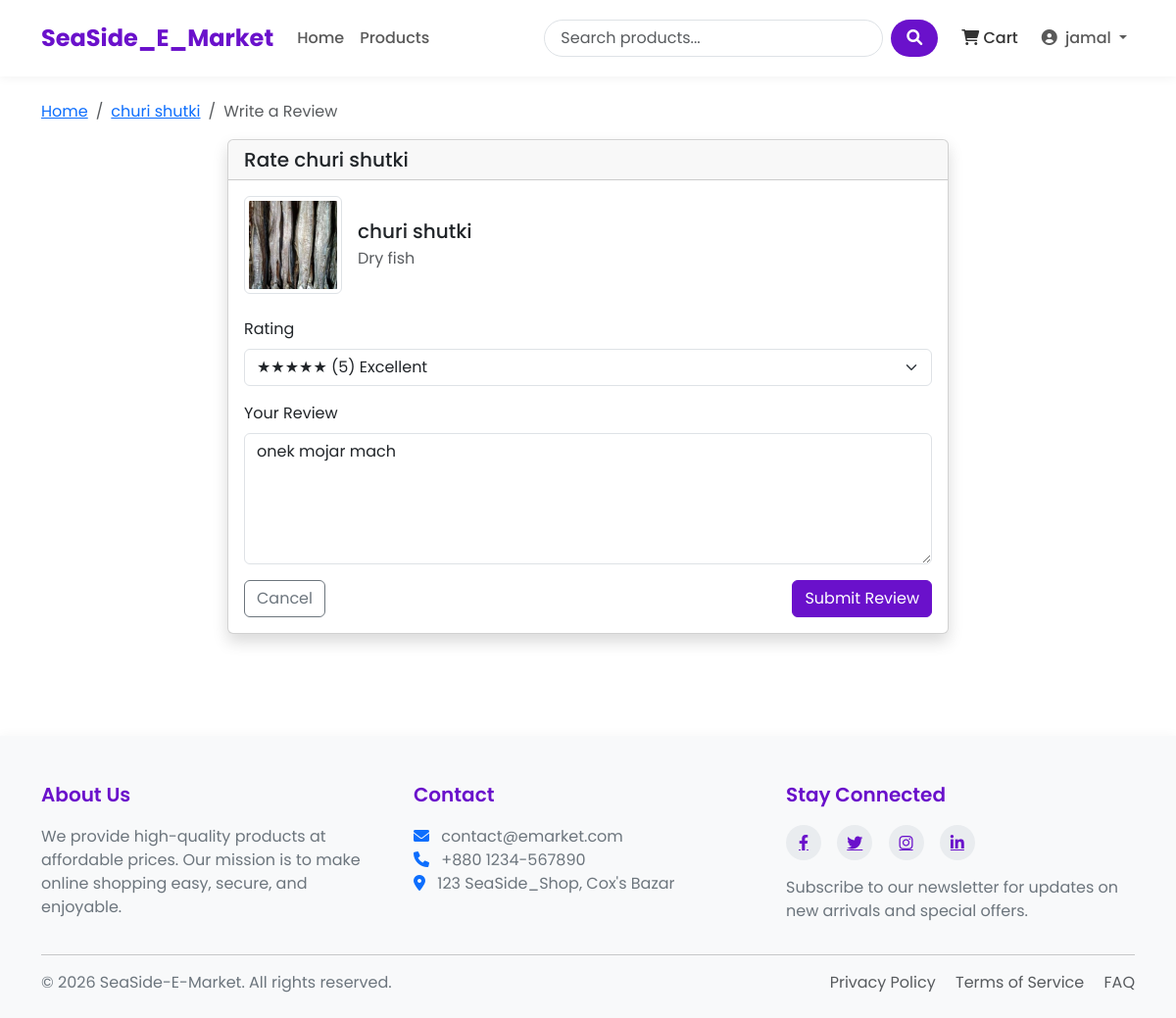
/rate/1/ (signed in), run on the app's committed database.
### SeaSide_Shop/models.py (models this page shows, shortened)
class Product(models.Model):
    name = models.CharField(max_length=100)
    slug = models.SlugField(max_length=200, unique=True)
    category = models.ForeignKey(Category, on_delete=models.CASCADE, related_name='products')
    description = models.TextField()
    price = models.DecimalField(max_digits=10, decimal_places=2) # 405.99
    stock = models.PositiveBigIntegerField(default=1)
    available = models.BooleanField(default=True)
    created_at = models.DateTimeField(auto_now_add=True)
    updated_at = models.DateTimeField(auto_now=True)
    image = models.ImageField(upload_to='products/%Y/%m/%d') # products/25/10/2025

class Category(models.Model):
    name = models.CharField(max_length=100)
    slug = models.SlugField(max_length=100, unique=True)
    description = models.TextField()
    class Meta:
        verbose_name_plural = 'Categories'

class Rating(models.Model):
    product = models.ForeignKey(Product, on_delete=models.CASCADE, related_name='ratings')
    user = models.ForeignKey(User, on_delete=models.CASCADE)
    rating = models.PositiveSmallIntegerField(validators=[MinValueValidator(1), MaxValueValidator(5)])
    comment = models.TextField()
    created_at = models.DateTimeField(auto_now_add=True)

### SeaSide_Shop/views.py (the view)
# urls.py: path('rate/<int:product_id>/', views.rate_product, name="rate_product"),
@login_required
def rate_product(request, product_id):
    product = get_object_or_404(Product, id=product_id)
    if request.user.is_staff or request.user.is_superuser:
        messages.warning(request, 'Admin accounts cannot give reviews.')
        return redirect('product_detail', slug=product.slug)
    ordered_items = OrderItem.objects.filter(
        order__user = request.user,
        product = product,
        order__paid = True
    )
    if not ordered_items.exists(): # order kore nai
        messages.warning(request, 'You can only rate products you have purchased!')
        return redirect('product_detail', slug=product.slug)
    try:
        rating = Rating.objects.get(product=product, user = request.user)
    except Rating.DoesNotExist:
        rating = None
    if request.method == 'POST':
        form = RatingForm(request.POST, instance = rating)
        if form.is_valid():
            rating = form.save(commit=False)
            rating.product = product
            rating.user = request.user
            rating.save()
            return redirect('product_detail', slug=product.slug)
    else:
        form = RatingForm(instance=rating)
    return render(request, 'SeaSide_Shop/rate_product.html', {
        'form' : form,
        'product' : product
    })

### SeaSide_Shop/forms.py
class RatingForm(forms.ModelForm):
    class Meta:
        model = Rating
        fields = ['rating', 'comment']
        widgets = {
            'rating' : forms.Select(choices=[(i,i) for i in range(1,6)]),
            'comment' : forms.Textarea(attrs={'rows' : 4})
        }

### SeaSide_Shop/context_processors.py (called while the page is built)
def cart_items_count(request):
    if request.user.is_authenticated:
        try:
            cart = Cart.objects.get(user=request.user)
            return {'cart_items_count' : cart.get_total_items()}
        except Cart.DoesNotExist:
            return {'cart_items_count' : 0}
    return {'cart_items_count' : 0}

### SeaSide_Shop/models.py (called while the page is built)
    def get_total_items(self):
        return sum(item.quantity for item in self.items.all())

### templates/SeaSide_Shop/rate_product.html (shortened to what this page needs)
{% extends 'base.html' %}
{% block content %}
<nav aria-label="breadcrumb">
    <ol class="breadcrumb">
        <li class="breadcrumb-item"><a href="{% url 'home' %}">Home</a></li>
        <li class="breadcrumb-item"><a href="{% url 'product_detail' product.slug %}">{{ product.name }}</a></li>
        <li class="breadcrumb-item active" aria-current="page">Write a Review</li>
    </ol>
</nav>
<div class="row justify-content-center">
    <div class="col-lg-8">
        <div class="card shadow">
            <div class="card-header">
                <h5 class="mb-0">Rate {{ product.name }}</h5>
            </div>
            <div class="card-body">
                <div class="d-flex align-items-center mb-4">
                    <div class="flex-shrink-0">
                        {% if product.image %}
                        <img src="{{ product.image.url }}" alt="{{ product.name }}"
                             class="img-thumbnail" style="width: 100px; height: 100px; object-fit: cover;">
                        {% else %}
                        <div class="bg-light text-center" style="width: 100px; height: 100px;">
                            <i class="fas fa-image fa-3x text-muted d-flex justify-content-center align-items-center h-100"></i>
                        </div>
                        {% endif %}
                    </div>
                    <div class="flex-grow-1 ms-3">
                        <h5 class="mb-1">{{ product.name }}</h5>
                        <p class="text-muted mb-0">{{ product.category.name }}</p>
                    </div>
                </div>
                <form method="post">
                    <div class="mb-3">
                        <label for="{{ form.rating.id_for_label }}" class="form-label">Rating</label>
                        <select class="form-select {% if form.rating.errors %}is-invalid{% endif %}"
                                id="{{ form.rating.id_for_label }}" name="{{ form.rating.html_name }}" required>
                            <option value="5" {% if form.rating.value == 5 %}selected{% endif %}>★★★★★ (5) Excellent</option>
                        </select>
                    </div>
                    <div class="mb-3">
                        <label for="{{ form.comment.id_for_label }}" class="form-label">Your Review</label>
                        <textarea class="form-control {% if form.comment.errors %}is-invalid{% endif %}"
                                  id="{{ form.comment.id_for_label }}" name="{{ form.comment.html_name }}" rows="5">{{ form.comment.value|default:'' }}</textarea>
                    </div>
                    <div class="d-flex justify-content-between">
                        <a href="{% url 'product_detail' product.slug %}" class="btn btn-outline-secondary">Cancel</a>
                        <button type="submit" class="btn btn-primary">Submit Review</button>
                    </div>
                </form>
            </div>
        </div>
    </div>
</div>
{% endblock %}

### templates/base.html (shortened to what this page needs)
<!DOCTYPE html>
<html lang="en">
<head>
    <link href="https://cdn.jsdelivr.net/npm/bootstrap@5.3.0/dist/css/bootstrap.min.css" rel="stylesheet">
    <link rel="stylesheet" href="https://cdnjs.cloudflare.com/ajax/libs/font-awesome/6.0.0/css/all.min.css">
    {% load static %}
</head>
<body>
    <header>
        <nav class="navbar navbar-expand-lg navbar-light bg-white">
            <div class="container">
                <a class="navbar-brand" href="{% url 'home' %}">SeaSide_E_Market</a>
                <div class="collapse navbar-collapse" id="navbarNav">
                    <ul class="navbar-nav me-auto mb-2 mb-lg-0">
                        <li class="nav-item {% if request.path == '/' %}active{% endif %}">
                            <a class="nav-link" href="{% url 'home' %}">Home</a>
                        </li>
                        <li class="nav-item {% if '/products/' in request.path %}active{% endif %}">
                            <a class="nav-link" href="{% url 'product_list' %}">Products</a>
                        </li>
                    </ul>
                    <form class="d-flex search-box me-3" action="{% url 'product_list' %}" method="get">
                        <input class="form-control search-input me-2" type="search" name="search" placeholder="Search products..." aria-label="Search">
                        <button class="btn search-btn" type="submit">
                            <i class="fas fa-search"></i>
                        </button>
                    </form>
                    <ul class="navbar-nav">
                        <li class="nav-item me-2">
                            <a class="nav-link cart-btn" href="{% url 'cart_detail' %}">
                                <i class="fas fa-shopping-cart"></i> Cart
                            </a>
                        </li>
                        {% if user.is_authenticated %}
                            <li class="nav-item dropdown">
                                <a class="nav-link dropdown-toggle" href="#" id="navbarDropdown" role="button"
                                   data-bs-toggle="dropdown" aria-expanded="false">
                                    <i class="fas fa-user-circle me-1"></i> {{ user.username }}
                                </a>
                            </li>
                        {% endif %}
                    </ul>
                </div>
            </div>
        </nav>
    </header>
    <main class="container my-4">
        {% block content %}{% endblock %}
    </main>
    <footer>
        <div class="container">
            <div class="row">
                <div class="col-md-4 mb-4 mb-md-0">
                    <h5>About Us</h5>
                    <p>We provide high-quality products at affordable prices. Our mission is to make online shopping easy, secure, and enjoyable.</p>
                </div>
                <div class="col-md-4 mb-4 mb-md-0">
                    <h5>Contact</h5>
                    <p>
                        <i class="fas fa-envelope me-2 text-primary"></i> contact@emarket.com<br>
                        <i class="fas fa-phone me-2 text-primary"></i> +880 1234-567890<br>
                        <i class="fas fa-map-marker-alt me-2 text-primary"></i> 123 SeaSide_Shop, Cox's Bazar
                    </p>
                </div>
                <div class="col-md-4">
                    <h5>Stay Connected</h5>
                    <div class="social-icons mb-3">
                        <a href="#"><i class="fab fa-facebook-f"></i></a>
                        <a href="#"><i class="fab fa-twitter"></i></a>
                        <a href="#"><i class="fab fa-instagram"></i></a>
                        <a href="#"><i class="fab fa-linkedin-in"></i></a>
                    </div>
                    <p>Subscribe to our newsletter for updates on new arrivals and special offers.</p>
                </div>
            </div>
            <hr>
            <div class="row mt-3">
                <div class="col-md-6 mb-2 mb-md-0">
                    <p class="mb-0">&copy; {% now "Y" %} SeaSide-E-Market. All rights reserved.</p>
                </div>
                <div class="col-md-6 text-md-end">
                    <p class="mb-0">
                        <a href="#" class="text-decoration-none me-3 text-muted">Privacy Policy</a>
                        <a href="#" class="text-decoration-none me-3 text-muted">Terms of Service</a>
                        <a href="#" class="text-decoration-none text-muted">FAQ</a>
                    </p>
                </div>
            </div>
        </div>
    </footer>
</body>
</html>

### templates/base.html (style rules this page uses)
:root { --primary-color: #6a11cb; --primary-dark: #5a0cb8; --primary-light: #7c4ddb; --secondary-color: #2575fc; --text-color: #333333; --text-light: #6c757d; --bg-light: #f8f9fa; --border-radius: 10px; --box-shadow: 0 5px 15px rgba(0,0,0,0.08); }
body { font-family: 'Poppins', sans-serif; color: var(--text-color); display: flex; flex-direction: column; min-height: 100vh; }
main { flex: 1; }
.navbar { padding: 1rem 0; box-shadow: 0 2px 10px rgba(0,0,0,0.05); }
.navbar-brand { font-weight: 700; font-size: 1.5rem; color: var(--primary-color); }
.nav-link { font-weight: 500; padding: 0.5rem 1rem; transition: all 0.3s ease; }
.search-box { position: relative; }
.search-input { border-radius: 50px; padding-left: 1rem; border: 1px solid #dee2e6; transition: all 0.3s ease; }
.search-btn { border-radius: 50px; background-color: var(--primary-color); color: white; padding: 0.375rem 1rem; border: none; }
.cart-btn { position: relative; padding: 0.5rem 1rem; color: var(--text-color); transition: all 0.3s ease; }
.btn-primary { background-color: var(--primary-color); border-color: var(--primary-color); }
footer { background-color: var(--bg-light); padding: 3rem 0 1.5rem; margin-top: 5rem; box-shadow: 0 -2px 10px rgba(0,0,0,0.03); }
footer h5 { font-weight: 600; margin-bottom: 1.2rem; color: var(--primary-color); }
footer p { color: var(--text-light); }
.social-icons a { display: inline-flex; align-items: center; justify-content: center; width: 36px; height: 36px; background-color: #e9ecef; color: var(--primary-color); border-radius: 50%; margin-right: 0.75rem; transition: all 0.3s ease; }

### data on the page
Product: name "churi shutki", image (picture), category.name "Dry fish"
Rating: comment "onek mojar mach"

### other printed values
{{ user.username }} "jamal"
